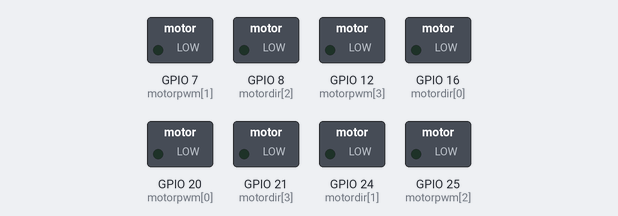
A program run on a simulated Raspberry Pi (BCM pin numbers). Parts: switched loads named in the program (green lamp = pin HIGH).

Above: at 0.1 s.
At 2.1 s:
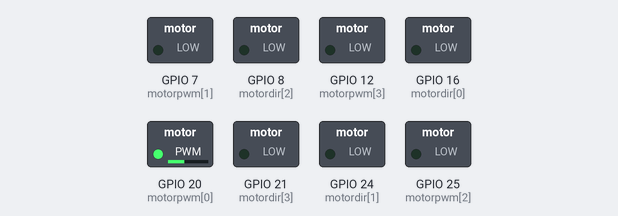
At 4.1 s:
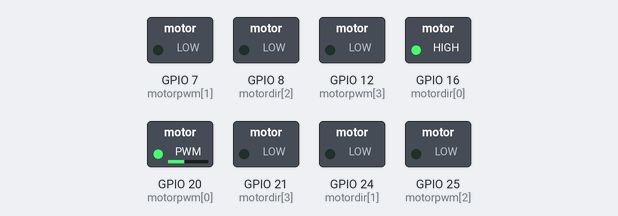
At 9.1 s:
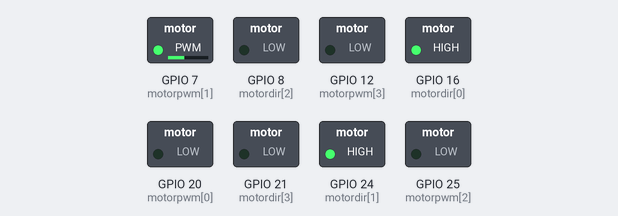
At 14.1 s:
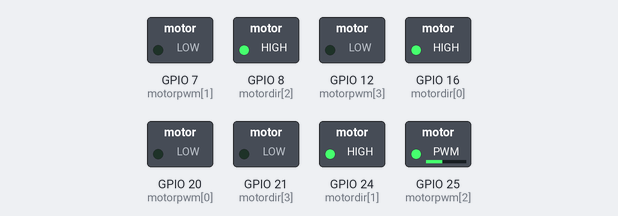
At 21.1 s:
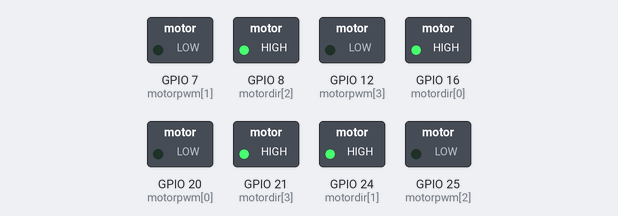
Timing chart, 0 to 22.6 s (numbered marks = the images above):
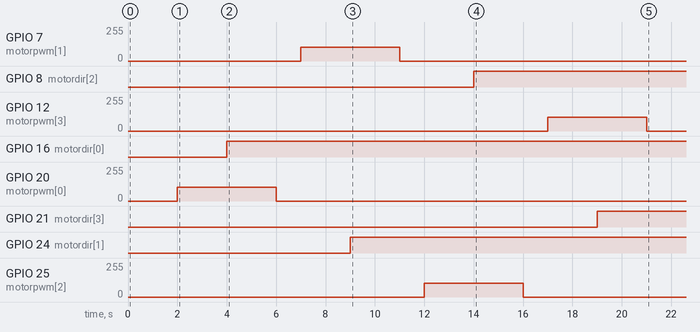

Measured:
- by itself, GPIO 7 (motorpwm[1]): 0/255 → 102/255 at 7.0 s, → 0/255 4.0 s later
- by itself, GPIO 8 (motordir[2]): LOW → HIGH at 14.0 s
- by itself, GPIO 12 (motorpwm[3]): 0/255 → 102/255 at 17.0 s, → 0/255 4.0 s later
- by itself, GPIO 16 (motordir[0]): LOW → HIGH at 4.0 s
- by itself, GPIO 20 (motorpwm[0]): 0/255 → 102/255 at 2.0 s, → 0/255 4.0 s later
- by itself, GPIO 21 (motordir[3]): LOW → HIGH at 19.0 s
- by itself, GPIO 24 (motordir[1]): LOW → HIGH at 9.0 s
- by itself, GPIO 25 (motorpwm[2]): 0/255 → 102/255 at 12.0 s, → 0/255 4.0 s later

The program:

motortest.py
```python
import RPi.GPIO as io
import time
from valuesnpins import *
def motor():
        io.setmode(io.BCM)
        io.setwarnings(False)
        for i in range(4):
                io.setup(motordir[i],io.OUT)
                io.setup(motorpwm[i],io.OUT)
                motorin[i] = io.PWM(motorpwm[i],90)
                #io.output(motordir[i],0)
                motorin[i].start(0)
                motorin[i].ChangeDutyCycle(0)
        time.sleep(2)
        for i in range(4):

                io.output(motordir[i],0)
                motorin[i].ChangeDutyCycle(40)
                time.sleep(2)
                motorin[i].ChangeDutyCycle(0)
                io.output(motordir[i],1)
                motorin[i].ChangeDutyCycle(40)
                time.sleep(2)
                motorin[i].ChangeDutyCycle(0)
                time.sleep(1)
motor()
time.sleep(10000)
```

valuesnpins.py
```python
import Adafruit_MCP3008
flag=0
cf = 0
sf = 15
CLK  = 5
MISO = 6
MOSI = 13
node = 0
gap = 0.1
ssp = 10
factor = 6
CS =[9, 10, 22, 27,17,4]
cfactor=[0,0,0,0]
pos=[0,0,0,0]
nodeDetected = False
#CSextra=17
#CSencoder=4
mcp = [Adafruit_MCP3008.MCP3008(clk = CLK, cs = CS[0], miso = MISO, mosi = MOSI)] * 6

for i in range(6):
	mcp[i] = Adafruit_MCP3008.MCP3008(clk=CLK, cs=CS[i], miso=MISO, mosi=MOSI)
avg = [[0 for i in range(8)] for j in range(4)]
bi = [[0 for i in range(8)] for j in range(4)]
prevbi = [[0 for i in range(8)] for j in range(4)]
values = [[0 for i in range(8)] for j in range(6)]
maxi = [[0 for i in range(8)] for j in range(4)]
mini = [[1023 for i in range(8)] for j in range(4)]
summ = [0 for j in range(4)]
motordir = [16,24,8,21]
motorpwm=[20,7,25,12]
#motordir = [16,24,15,21]
#motorpwm=[20,7,14,12]
motorin =[0,0,0,0]
sp =[50,45,50,45]
correction = 20
```
